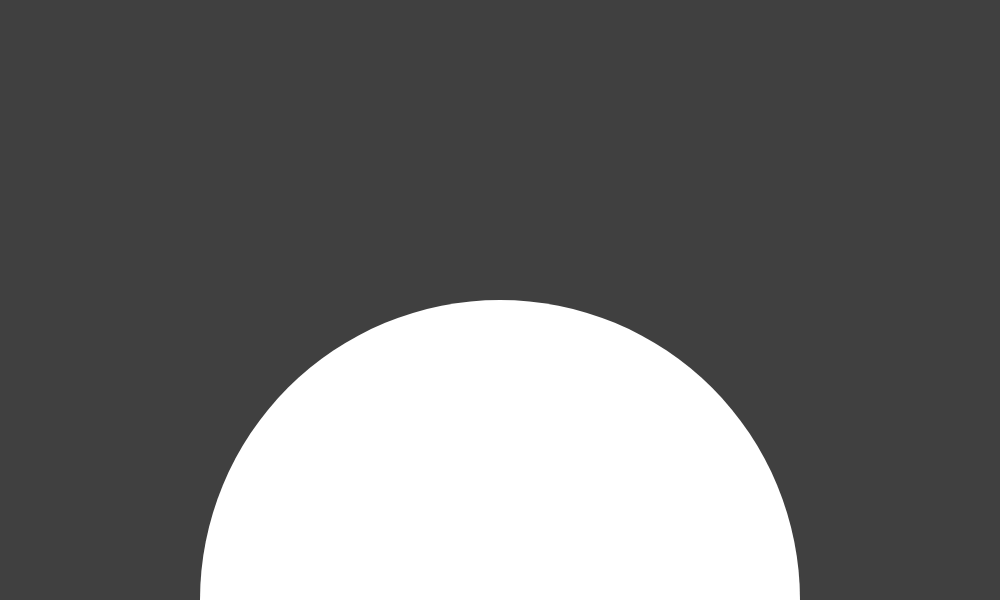
Frame 1 (no input)
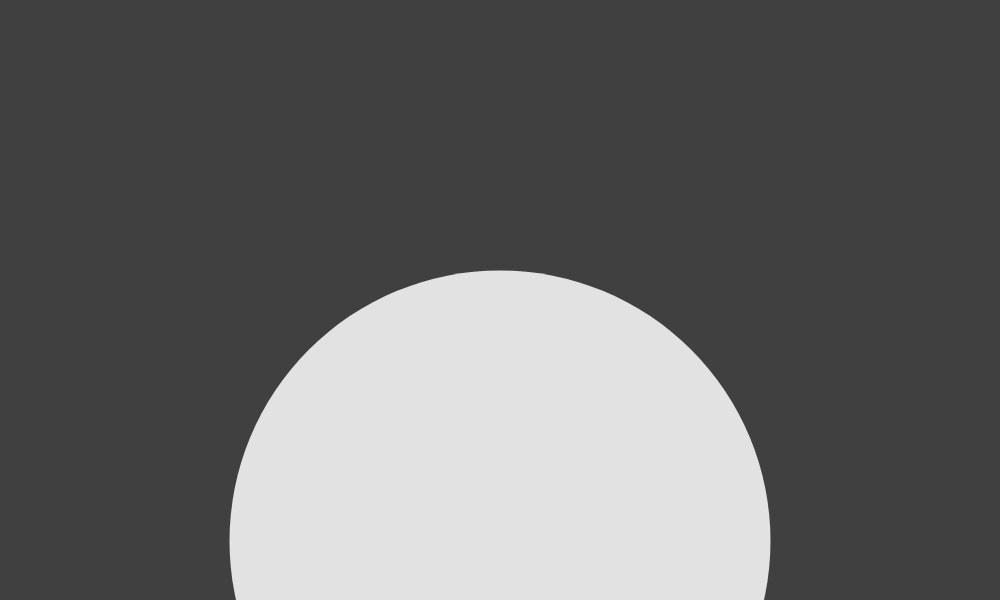
Frame 60 (no input)
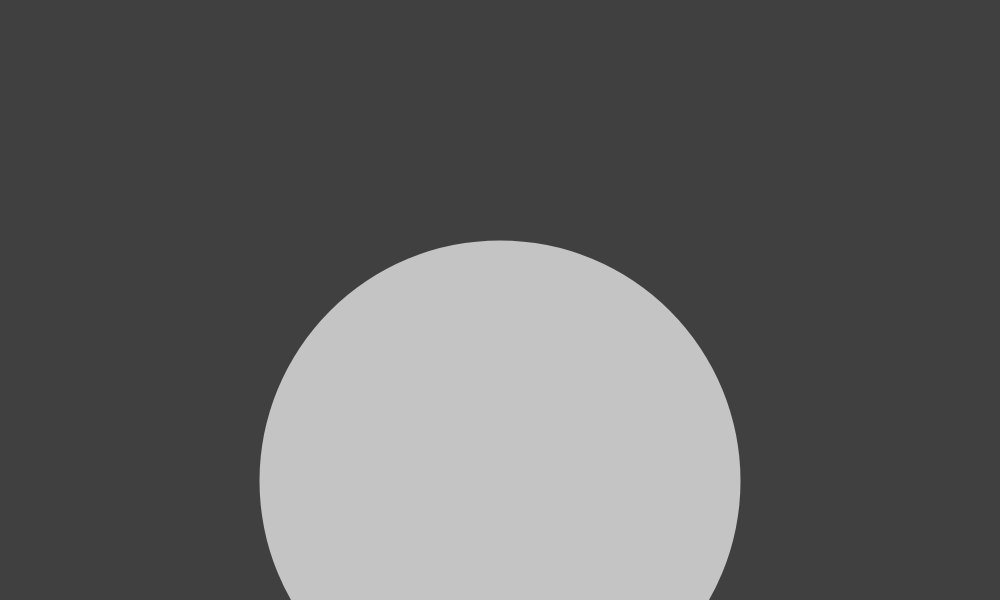
Frame 120 (the mouse pressed at the canvas centre since frame 60)

The p5.js sketch that drew these frames (run headless with seeded random() and noise() and a simulated clock; from frame 60 on, the mouse is pressed at the canvas centre):

// p5.js sketch
// ── sketch.js
//Declare Global Variables
let circleSize = 600;
let circleColor = 255;
let circlePosY = 600;
let bgColor = 64;

function setup()
{
  createCanvas(1000, 600);

  noStroke();
}

function draw()
{
  background(bgColor);

  ellipse(width / 2, circlePosY, circleSize, circleSize);

  circleSize --;
  circleColor -= 0.5;
  circlePosY --;
  fill(circleColor);
}
